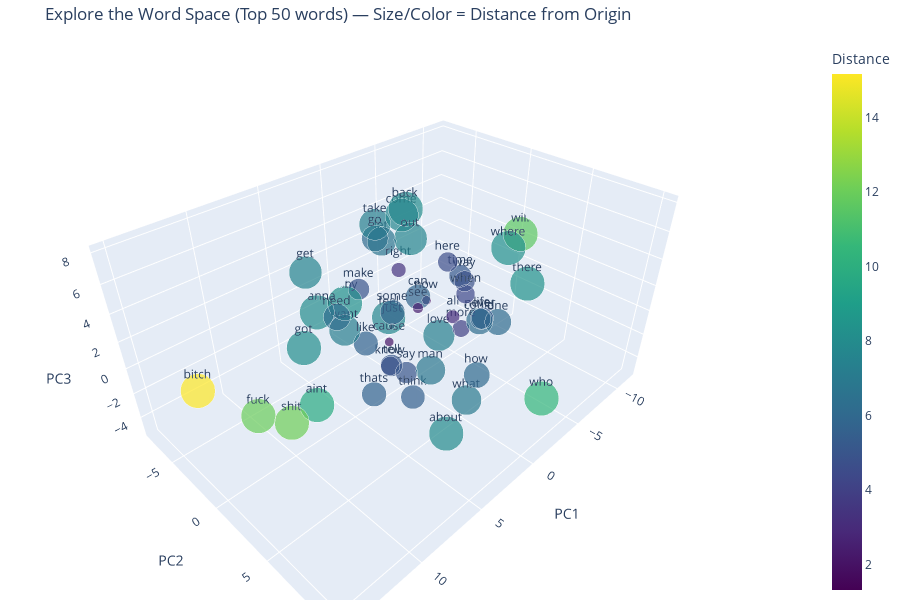

Notebook source saved alongside this figure:
### Markdown cell above
## 2.2 Embedding Space

### Code cell
def explore_embedding_space(model, n_words=30):
    vocab = list(model.wv.index_to_key)
    if len(vocab) == 0:
        raise ValueError("The model has an empty vocabulary.")
    n = min(n_words, len(vocab))
    words = vocab[:n]

    vectors = np.array([model.wv[w] for w in words])

    if vectors.shape[1] > 3:
        pca = PCA(n_components=3)
        vectors_3d = pca.fit_transform(vectors)
        axis_titles = ("PC1", "PC2", "PC3")
    else:
        vectors_3d = vectors
        axis_titles = tuple(f"Dim{i+1}" for i in range(vectors.shape[1]))

    distances = np.linalg.norm(vectors_3d, axis=1)

    fig = go.Figure(
        data=[
            go.Scatter3d(
                x=vectors_3d[:, 0],
                y=vectors_3d[:, 1] if vectors_3d.shape[1] > 1 else np.zeros_like(distances),
                z=vectors_3d[:, 2] if vectors_3d.shape[1] > 2 else np.zeros_like(distances),
                mode="markers+text",
                text=words,
                textposition="top center",
                marker=dict(
                    size=np.clip(distances * 3, 4, 24),
                    color=distances,
                    colorscale="Viridis",
                    showscale=True,
                    colorbar=dict(title="Distance"),
                ),
                hovertemplate="<b>%{text}</b><br>Distance: %{marker.color:.2f}<extra></extra>",
            )
        ]
    )

    fig.update_layout(
        title=f"Explore the Word Space (Top {n} words) — Size/Color = Distance from Origin",
        scene=dict(
            xaxis_title=axis_titles[0],
            yaxis_title=axis_titles[1] if len(axis_titles) > 1 else "",
            zaxis_title=axis_titles[2] if len(axis_titles) > 2 else "",
        ),
        height=600,
        margin=dict(l=0, r=0, t=40, b=0),
    )

    return fig

fig = explore_embedding_space(model, n_words=50)
fig.show()

### Figure 1 — Plotly figure (JSON) as saved in the notebook; plotly's stock layout.template omitted (floating-point values rounded to 4 significant figures)
{"data": [{"hovertemplate": "<b>%{text}</b><br>Distance: %{marker.color:.2f}<extra></extra>", "marker": {"color": [3.094, 5.675, 4.396, 1.316, 8.084, 4.365, 6.937, 7.599, 7.297, 2.11, 7.669, 5.801, 6.11, 2.44, 5.201, 6.123, 4.79, 9.746, 11.61, 8.016, 4.92, 7.236, 5.038, 2.068, 4.798, 7.275, 6.717, 7.711, 6.035, 8.026, 7.771, 5.051, 8.303, 6.212, 5.696, 12.12, 3.358, 6.796, 5.728, 8.352, 4.594, 3.988, 11.99, 5.098, 10.43, 15.18, 7.979, 6.213, 8.223, 5.548], "colorbar": {"title": {"text": "Distance"}}, "colorscale": [[0.0, "#440154"], [0.1111, "#482878"], [0.2222, "#3e4989"], [0.3333, "#31688e"], [0.4444, "#26828e"], [0.5556, "#1f9e89"], [0.6667, "#35b779"], [0.7778, "#6ece58"], [0.8889, "#b5de2b"], [1.0, "#fde725"]], "showscale": true, "size": [9.283, 17.03, 13.19, 4.0, 24.0, 13.1, 20.81, 22.8, 21.89, 6.329, 23.01, 17.4, 18.33, 7.321, 15.6, 18.37, 14.37, 24.0, 24.0, 24.0, 14.76, 21.71, 15.11, 6.203, 14.39, 21.82, 20.15, 23.13, 18.1, 24.0, 23.31, 15.15, 24.0, 18.64, 17.09, 24.0, 10.08, 20.39, 17.18, 24.0, 13.78, 11.96, 24.0, 15.29, 24.0, 24.0, 23.94, 18.64, 24.0, 16.64]}, "mode": "markers+text", "text": ["all", "like", "know", "just", "got", "when", "what", "get", "love", "now", "out", "can", "go", "see", "time", "one", "never", "aint", "will", "back", "make", "want", "say", "cause", "way", "take", "let", "come", "how", "wanna", "feel", "life", "baby", "need", "thats", "shit", "right", "man", "some", "there", "here", "more", "fuck", "tell", "who", "bitch", "about", "could", "where", "think"], "textposition": "top center", "x": [-1.462, 5.223, 0.7642, 0.7388, 7.918, -2.147, -1.189, 4.975, -5.076, -0.5497, 1.63, -4.38, -1.388, -2.075, -5.068, -4.618, -3.188, 9.521, -11.39, 0.1344, 0.02585, 0.5789, -0.2076, 1.825, -4.497, -2.226, -2.815, -4.067, -2.08, 1.983, -3.386, -3.916, -0.916, 1.549, 4.72, 11.79, -1.141, 3.8, 3.798, -6.87, -3.405, -3.142, 11.92, 0.1316, -0.7426, 14.96, 2.506, -5.575, -4.206, 1.232], "y": [2.633, 1.581, -1.004, -0.8288, -0.9617, 3.006, 4.425, -4.208, -1.715, 1.114, 1.722, -3.319, -4.637, -1.086, 0.08667, 3.975, 3.571, 2.065, 0.3982, -0.1683, -4.919, -6.114, -0.3781, 0.04791, 0.9654, -5.532, -5.51, -4.735, 4.459, -7.468, -5.507, 3.17, -7.74, -5.697, 1.602, 2.796, -2.055, 5.545, 2.419, 4.445, 0.3123, 2.01, -0.4503, -1.563, 10.36, -0.8065, 5.87, 1.671, 4.471, 1.679], "z": [0.7074, 1.559, -4.211, -0.7066, 1.313, 2.326, -5.209, 3.91, -4.954, 1.705, 7.293, -1.858, 3.728, -0.6866, 1.163, -0.6062, 0.156, -0.2698, 2.204, 8.013, 0.09676, -3.826, -5.019, -0.9709, 1.366, 4.167, 2.614, 4.527, -3.494, -2.171, -4.313, -0.3497, -2.863, -1.934, -2.757, 0.3832, 2.399, 0.9992, 3.541, 1.674, 3.067, -1.411, -1.2, -4.851, -1.012, 2.392, -4.787, -2.175, 5.472, -5.142], "type": "scatter3d"}], "layout": {"margin": {"l": 0, "r": 0, "t": 40, "b": 0}, "title": {"text": "Explore the Word Space (Top 50 words) — Size/Color = Distance from Origin"}, "scene": {"xaxis": {"title": {"text": "PC1"}}, "yaxis": {"title": {"text": "PC2"}}, "zaxis": {"title": {"text": "PC3"}}}, "height": 600}}
